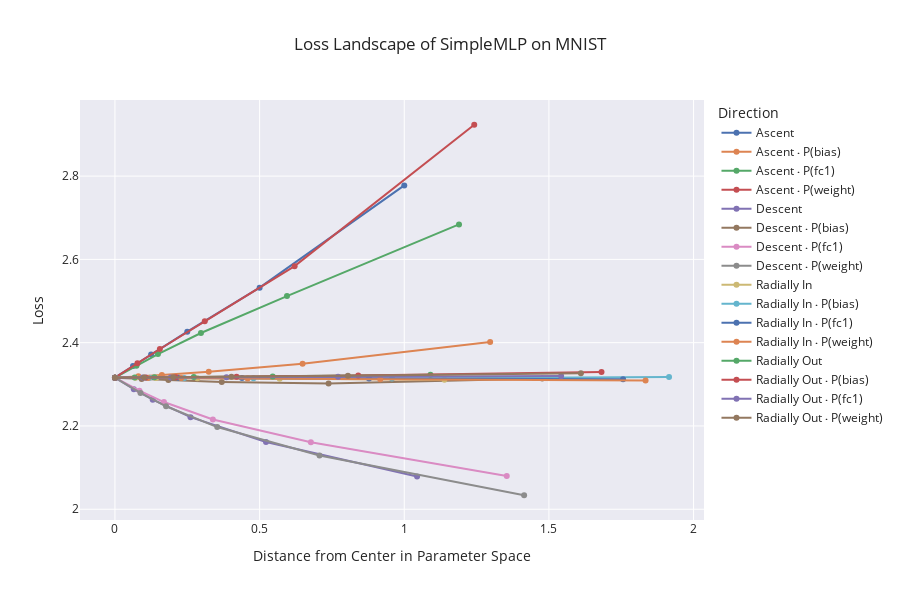

Here is the notebook cell this chart was saved with:
### Code cell
import plotly.graph_objects as go

# Create a Plotly figure
fig = go.Figure()

# Plotting directly from grouped data
for direction, data in df.groupby(level='Direction'):
    fig.add_trace(go.Scatter(
        x=data.index.get_level_values('Distance'),
        y=data['Loss'],
        mode='lines+markers',
        name=direction
    ))

# Set axis labels and title with adjusted figure dimensions
fig.update_layout(
    title=f'Loss Landscape of {center_model.__class__.__name__} on {dataset.__class__.__name__}',
    xaxis_title='Distance from Center in Parameter Space',
    yaxis_title='Loss',
    legend_title='Direction',
    template='seaborn',
    height=600,
)


# Show the figure
fig.show()

### Figure 1 — Plotly figure (JSON) as saved in the notebook; plotly's stock layout.template omitted (floating-point values rounded to 4 significant figures)
{"data": [{"mode": "lines+markers", "name": "Ascent", "type": "scatter", "x": [0, 0.0625, 0.125, 0.25, 0.5, 1], "y": [2.316, 2.344, 2.372, 2.426, 2.532, 2.778]}, {"mode": "lines+markers", "name": "Ascent ⋅ P(bias)", "type": "scatter", "x": [0, 0.08105, 0.1621, 0.3242, 0.6484, 1.297], "y": [2.316, 2.319, 2.323, 2.33, 2.349, 2.402]}, {"mode": "lines+markers", "name": "Ascent ⋅ P(fc1)", "type": "scatter", "x": [0, 0.07433, 0.1487, 0.2973, 0.5946, 1.189], "y": [2.316, 2.345, 2.373, 2.423, 2.512, 2.684]}, {"mode": "lines+markers", "name": "Ascent ⋅ P(weight)", "type": "scatter", "x": [0, 0.07762, 0.1552, 0.3105, 0.6209, 1.242], "y": [2.316, 2.35, 2.385, 2.451, 2.584, 2.923]}, {"mode": "lines+markers", "name": "Descent", "type": "scatter", "x": [0, 0.06527, 0.1305, 0.2611, 0.5221, 1.044], "y": [2.316, 2.288, 2.263, 2.221, 2.162, 2.079]}, {"mode": "lines+markers", "name": "Descent ⋅ P(bias)", "type": "scatter", "x": [0, 0.0923, 0.1846, 0.3692, 0.7384, 1.477], "y": [2.316, 2.313, 2.31, 2.306, 2.302, 2.314]}, {"mode": "lines+markers", "name": "Descent ⋅ P(fc1)", "type": "scatter", "x": [0, 0.08464, 0.1693, 0.3386, 0.6771, 1.354], "y": [2.316, 2.285, 2.257, 2.216, 2.161, 2.08]}, {"mode": "lines+markers", "name": "Descent ⋅ P(weight)", "type": "scatter", "x": [0, 0.08839, 0.1768, 0.3536, 0.7071, 1.414], "y": [2.316, 2.279, 2.247, 2.197, 2.129, 2.034]}, {"mode": "lines+markers", "name": "Radially In", "type": "scatter", "x": [0, 0.07117, 0.1423, 0.2847, 0.5694, 1.139], "y": [2.316, 2.316, 2.315, 2.315, 2.313, 2.311]}, {"mode": "lines+markers", "name": "Radially In ⋅ P(bias)", "type": "scatter", "x": [0, 0.1197, 0.2394, 0.4788, 0.9576, 1.915], "y": [2.316, 2.316, 2.315, 2.315, 2.314, 2.317]}, {"mode": "lines+markers", "name": "Radially In ⋅ P(fc1)", "type": "scatter", "x": [0, 0.1098, 0.2195, 0.4391, 0.8781, 1.756], "y": [2.316, 2.316, 2.315, 2.315, 2.314, 2.312]}, {"mode": "lines+markers", "name": "Radially In ⋅ P(weight)", "type": "scatter", "x": [0, 0.1146, 0.2293, 0.4585, 0.917, 1.834], "y": [2.316, 2.315, 2.315, 2.314, 2.312, 2.309]}, {"mode": "lines+markers", "name": "Radially Out", "type": "scatter", "x": [0, 0.06816, 0.1363, 0.2726, 0.5453, 1.091], "y": [2.316, 2.316, 2.317, 2.317, 2.319, 2.323]}, {"mode": "lines+markers", "name": "Radially Out ⋅ P(bias)", "type": "scatter", "x": [0, 0.1051, 0.2102, 0.4204, 0.8409, 1.682], "y": [2.316, 2.316, 2.317, 2.318, 2.321, 2.33]}, {"mode": "lines+markers", "name": "Radially Out ⋅ P(fc1)", "type": "scatter", "x": [0, 0.09639, 0.1928, 0.3856, 0.7711, 1.542], "y": [2.316, 2.316, 2.316, 2.317, 2.318, 2.32]}, {"mode": "lines+markers", "name": "Radially Out ⋅ P(weight)", "type": "scatter", "x": [0, 0.1007, 0.2013, 0.4026, 0.8052, 1.61], "y": [2.316, 2.317, 2.317, 2.318, 2.32, 2.326]}], "layout": {"height": 600, "legend": {"title": {"text": "Direction"}}, "title": {"text": "Loss Landscape of SimpleMLP on MNIST"}, "xaxis": {"title": {"text": "Distance from Center in Parameter Space"}}, "yaxis": {"title": {"text": "Loss"}}}}
